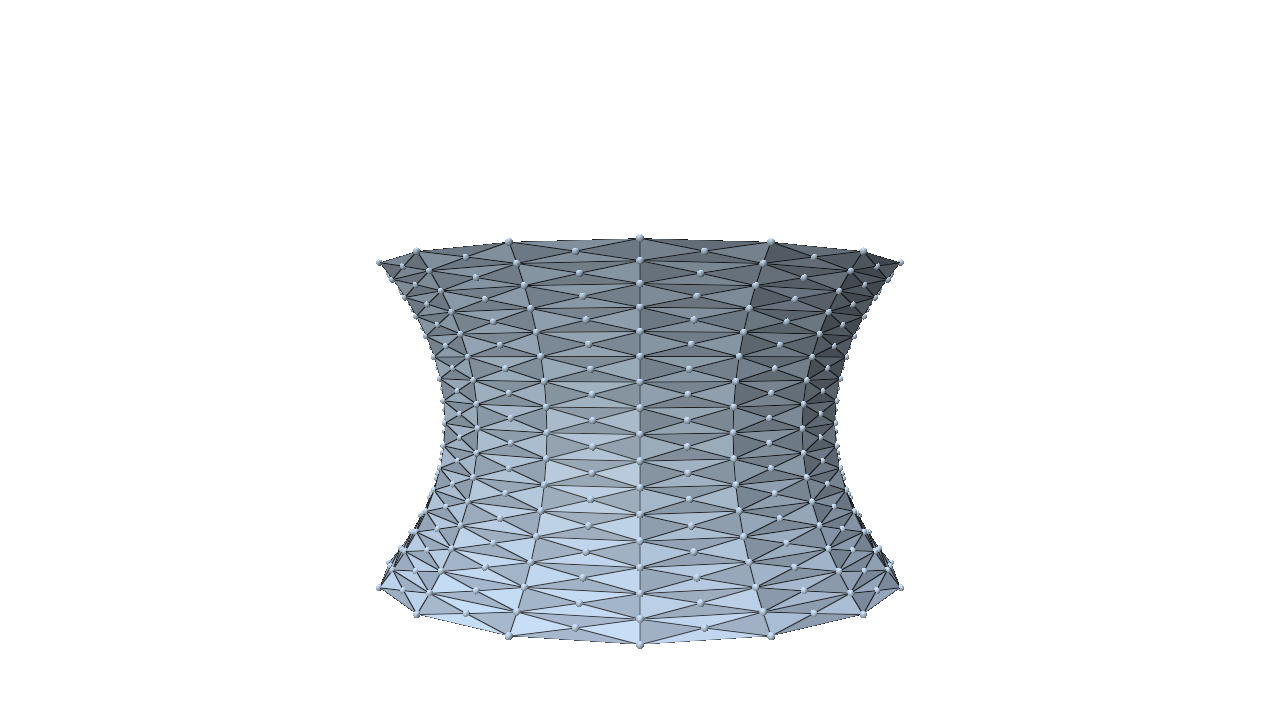
#> input picture 00_jupyter_delvopment_files/01_Save_Wichtige_Ergebnisse/complex_refinement_4.png, 1280 x 720 px
$ python -i 1window_gif.py   (imports and definitions only)
#> lines starting #> are read from the running program, lines starting #| are printed output that depends on the picture
#!/usr/bin/env python3
"""Create a Case12-style diagnostic GIF for the Pitois Fig. 6 approach run."""

from __future__ import annotations

import argparse
import importlib.util
import json
import shutil
import sys
from pathlib import Path

import numpy as np
from PIL import Image, ImageChops

try:
    import meshio
except ModuleNotFoundError:
    meshio = None


SCRIPT_DIR = Path(__file__).resolve().parent
ROOT = SCRIPT_DIR.parent
DIAGNOSTIC_GIF_SCRIPT = SCRIPT_DIR / "render_case_diagnostic_gif.py"
MESH_BATCH_SCRIPT = SCRIPT_DIR / "mesh_batch.py"
APPROACH_RUN_SCRIPT = ROOT / "run_fig6_approach_case12.py"
DEFAULT_RUN_DIR = ROOT / "case_1_finial"
DEFAULT_OUTPUT_NAME = "1window_diagnostic_variables_vs_t.gif"
DEFAULT_FRAME_DIR = "1window_diagnostic_variables_vs_t_frames"
PPT_CROP_THRESHOLD = 8
PPT_CROP_PAD = 18


def _load_module(path: Path, module_name: str):
    parent = str(path.parent.resolve())
    if parent not in sys.path:
        sys.path.insert(0, parent)
    spec = importlib.util.spec_from_file_location(module_name, path)
    if spec is None or spec.loader is None:
        raise RuntimeError(f"Could not load {path}")
    module = importlib.util.module_from_spec(spec)
    sys.modules[module_name] = module
    spec.loader.exec_module(module)
    return module


# [1 line that did not run here, left out]
# [1 line that did not run here, left out]


# [87 lines left out: functions _read_mesh, _ensure_step0_mesh, render_mesh_pngs, _mesh_iteration, not called in this run]


def _mesh_sort_key(path: Path) -> tuple[int, str]:
    return (_mesh_iteration(path), path.name)


# [254 lines left out: functions _structured_wire_edges, _fixed_axis_limits_mm, _render_clean_mesh_png, _load_history, not called in this run]


def _series(history: list[dict], key: str, default: float = 0.0) -> np.ndarray:
    return np.asarray([float(row.get(key, default)) for row in history], dtype=float)


# [44 lines left out: functions _prepare_arrays, _force_report_label, _experiment_time_series, not called in this run]


def _history_index_for_step(history: list[dict], step: int) -> int:
    steps = np.asarray([int(row.get("step", 0)) for row in history], dtype=int)
    return int(np.argmin(np.abs(steps - int(step))))


# [385 lines left out: functions _trim_image_top, _mesh_png_steps_for_suffix, _mesh_frame_for_step, _frame_steps, _render_frame, render_gif, not called in this run]


def _frame_bbox(frame: Image.Image) -> tuple[int, int, int, int] | None:
    rgb = frame.convert("RGB")
    bg = Image.new("RGB", rgb.size, (255, 255, 255))
    diff = ImageChops.difference(rgb, bg).convert("L")
    mask = diff.point(lambda value: 255 if value > PPT_CROP_THRESHOLD else 0)
    return mask.getbbox()


def _union_bbox(
    boxes: list[tuple[int, int, int, int]],
    size: tuple[int, int],
) -> tuple[int, int, int, int]:
    left = max(min(box[0] for box in boxes) - PPT_CROP_PAD, 0)
    top = max(min(box[1] for box in boxes) - PPT_CROP_PAD, 0)
    right = min(max(box[2] for box in boxes) + PPT_CROP_PAD, size[0])
    bottom = min(max(box[3] for box in boxes) + PPT_CROP_PAD, size[1])
    return left, top, right, bottom


def optimize_gif_for_ppt(src: Path, dst: Path) -> Path:
#> called with dst = 'out.png'
    image = Image.open(src)
#> image is the input picture: PIL image 1280x720 RGBA; mean R, G, B, A 24.2, 26.8, 29.5, 48.2
    frames: list[Image.Image] = []
    boxes: list[tuple[int, int, int, int]] = []
    durations: list[int] = []
    try:
        for index in range(getattr(image, "n_frames", 1)):
            image.seek(index)
            frame = image.convert("RGB")
            frames.append(frame.copy())
            durations.append(int(image.info.get("duration", 140)))
            box = _frame_bbox(frame)
            if box is not None:
                boxes.append(box)
#> this loop made 1 pass
#> box on pass 1: (0, 0, 1280, 720)
#> pass 1, in optimize_gif_for_ppt, `frame = image.convert("RGB")`:
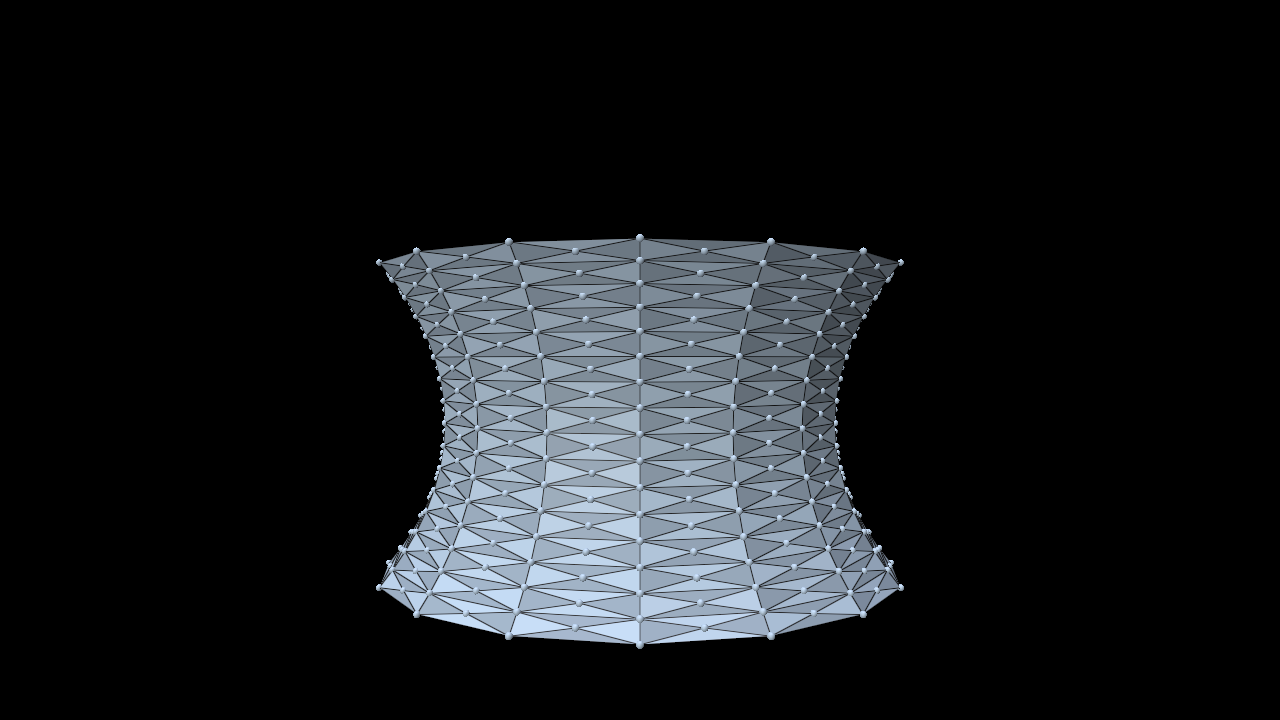
#> frame: PIL image 1280x720 RGB; mean R, G, B 24.2, 26.8, 29.5
#> pass 1, in _frame_bbox, `diff = ImageChops.difference(rgb, bg).convert("L")`:
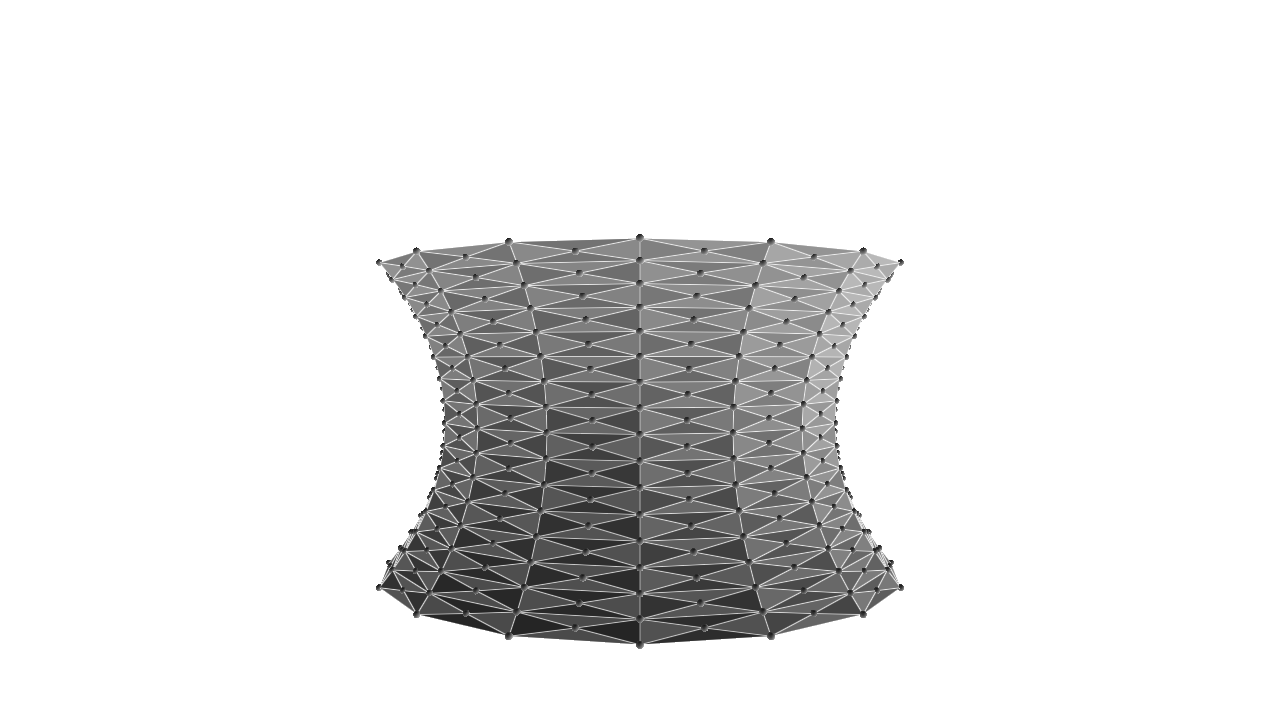
#> diff: PIL image 1280x720 L; min 27, max 255, mean 228.6
#> after the loop, boxes = [(0, 0, 1280, 720)]; durations = [140]; frames = 1 item
        if not boxes:
            raise RuntimeError(f"No visible content found in {src}")
        crop = _union_bbox(boxes, frames[0].size)
#> in _union_bbox, `left = max(min(box[0] for box in boxes) - PPT_CROP_PAD, 0)`: left = 0
#> in _union_bbox, `right = min(max(box[2] for box in boxes) + PPT_CROP_PAD, size[0])`: right = 1280
#> in _union_bbox, `bottom = min(max(box[3] for box in boxes) + PPT_CROP_PAD, size[1])`: bottom = 720
#> crop = (0, 0, 1280, 720)
        cropped = [frame.crop(crop).convert("P", palette=Image.Palette.ADAPTIVE) for frame in frames]
#> cropped = 1 item
        try:
            dst.parent.mkdir(parents=True, exist_ok=True)
            cropped[0].save(
                dst,
                save_all=True,
                append_images=cropped[1:],
                duration=durations,
                loop=0,
                optimize=False,
            )
        finally:
            for frame in cropped:
                frame.close()
#> this loop made 1 pass
    finally:
        for frame in frames:
            frame.close()
        image.close()
    print(dst)
    return dst


# [137 lines left out: functions _ppt_output_names, build_cli, main, not called in this run]


# [2 lines not run here, left out]

#> (the run stopped early here; a loop or call above may not have finished)
